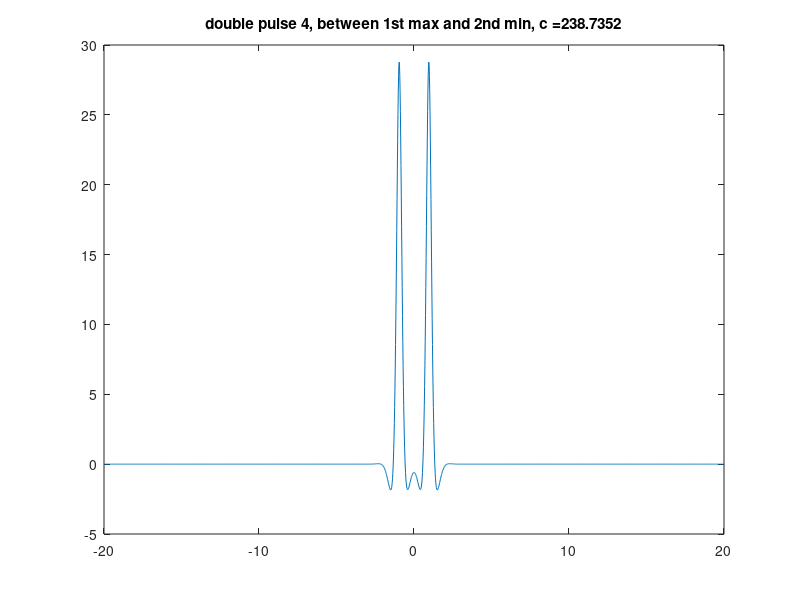
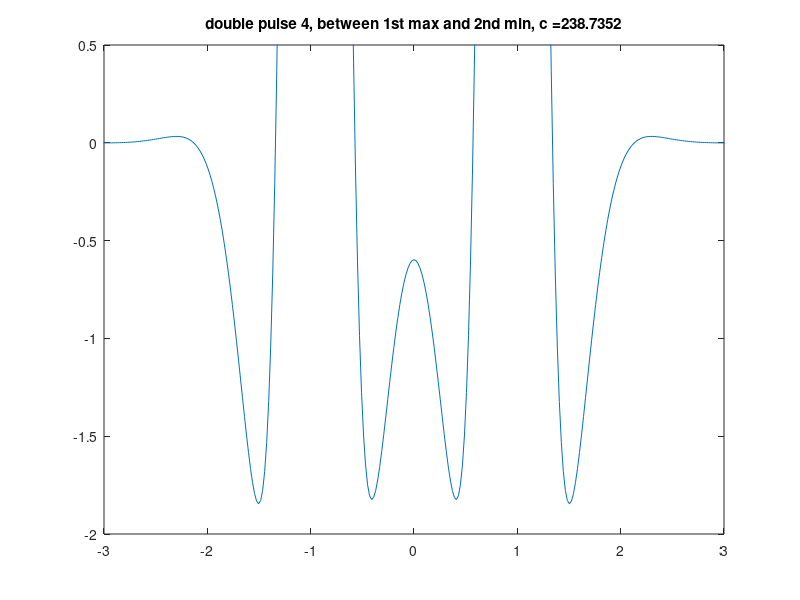
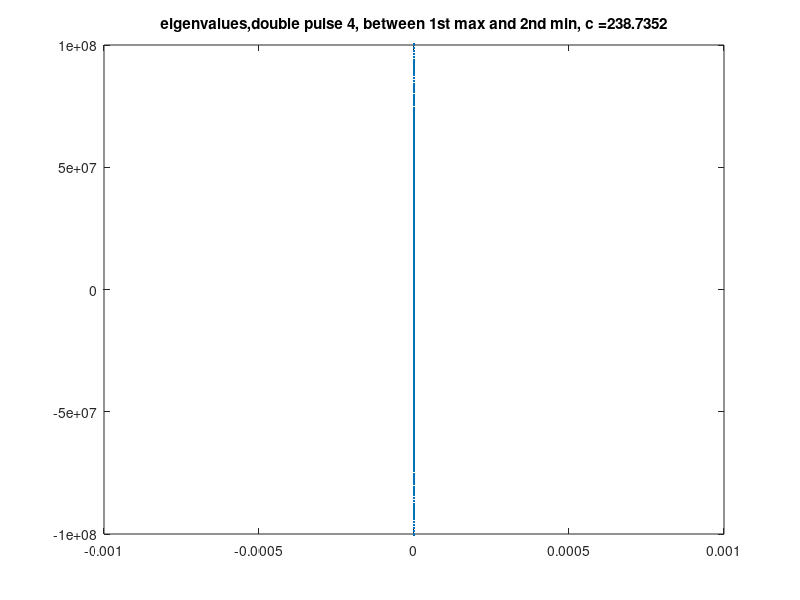

MATLAB code to generate these figures, in order:
%% plots eigenvalues of linearization about various waves
% loads eigenvalues from file since
% eig takes forever to run

% ranges for plots
% standard ranges
xrange      = 1e-1;
xrange_fine = 1e-3;
yrange      = 1e8;
% range to see distinct eigenvalues near real axis
yrange_zoom = 1e-4;

% % single pulse, for comparison purposes
% load 1usingle;
% 
% figure;
% plot(xout,uout);
% title(strcat('Single pulse, b = 2.5, c =  ',num2str(par.c)) )
% 
% figure;
% plot(lambda, '.');
% title('Eigenvalues for single pulse');
% axis([-xrange_fine xrange_fine -yrange yrange]);

% double pulse
load 1udouble1a;
plot_title = 'double pulse 4, between 1st max and 2nd min';

figure;
plot(xout,ud_out(1:end-1));
title(strcat(plot_title,', c =  ',num2str(par.c)) )

figure;
plot(xout,ud_out(1:end-1));
title(strcat(plot_title,', c =  ',num2str(par.c)) )
axis([-3 3 -2 0.5]);

figure;
plot(lambda, '.');
title(strcat('eigenvalues, ',plot_title,', c =  ',num2str(par.c)) );
axis([-xrange_fine xrange_fine -yrange yrange]);


% figure;
% plot(xout,V);
% title(strcat('eigenfunctions, ',plot_title,', c =  ',num2str(par.c)) );